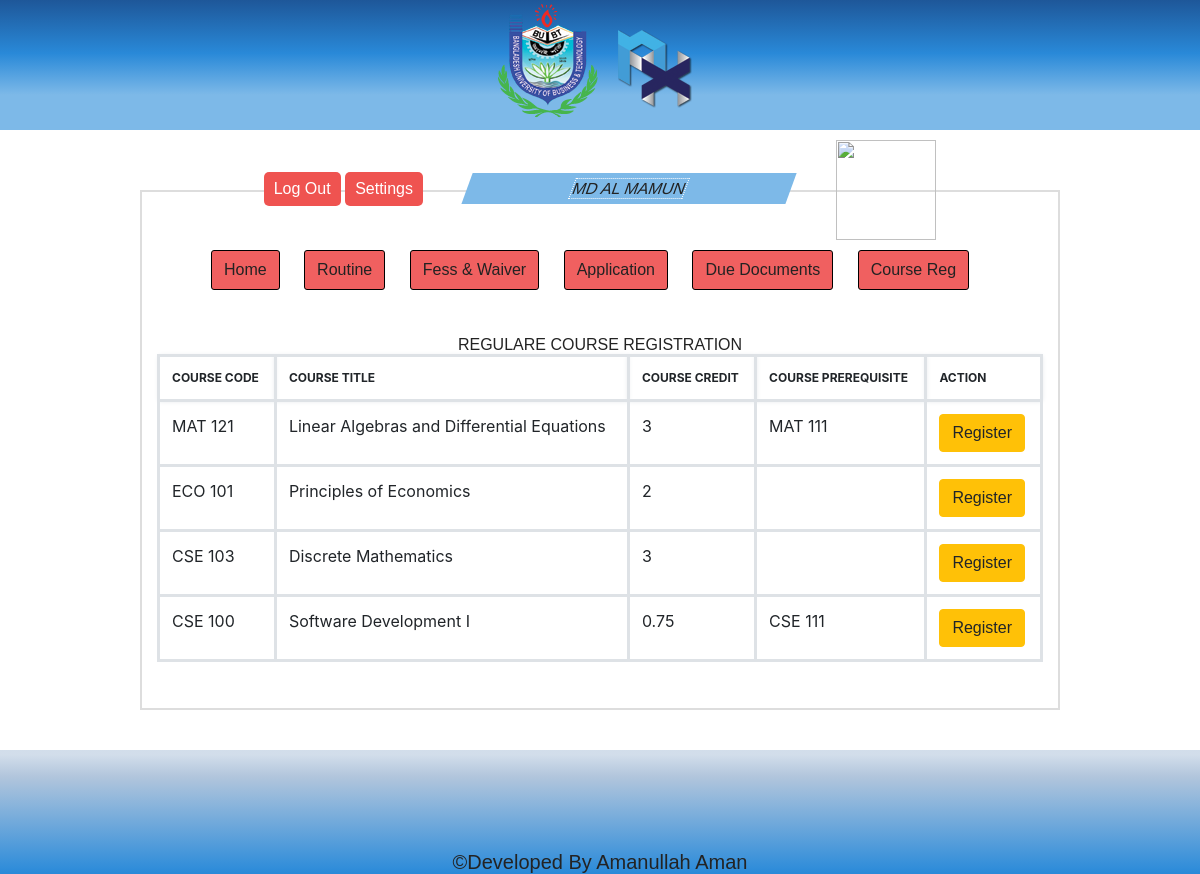
/student/std_chang_password.php (signed in), run on the app's committed database.
### tables this page shows
CREATE TABLE `courses` (
  `course_id` int(11) NOT NULL,
  `course_code` varchar(255) NOT NULL,
  `course_title` varchar(255) NOT NULL,
  `course_dept_id` int(11) DEFAULT NULL,
  `course_dept_name` varchar(255) NOT NULL,
  `course_batch_type` varchar(255) NOT NULL,
  `course_credits` double NOT NULL,
  `course_prerequisites` varchar(11) DEFAULT NULL,
  `cost_per_credit` int(11) NOT NULL,
  `course_total_cost` int(11) NOT NULL,
  `course_pdf` varchar(255) NOT NULL,
  `course_status` varchar(255) NOT NULL DEFAULT 'Running',
  `course_guiding` text
);

### student/std_chang_password.php (the view, shortened to what this page needs)
<?php include "includes/std_header.php"; ?>
<?php
global $connection;
 ?>
    <div class="section-padding anex-bg">
        <div class="header-area">
            <div class="logo-area text-center">
                <a href=""><img src="assets/img/osis_logo.png" alt=""></a>
            </div>
        </div>
        <div class="container">
            <div class="row">
                <div class="col-md-10 offset-md-1">
                    <div class="info-area-wrapper">
                        <div class="info-area-innner">
                            <div class="namebar text-center">
                                <div class="anex-btns">
                                    <a href="" class="anex-btn log-out-btn">log out</a>
                                    <a href="" class="anex-btn settings-btn">settings</a>
                                </div>
                                <div class="student-name">
                                    <h3><?php echo $_SESSION['std_name']; ?></h3>
                                </div>
                                <div class="student-pic">
                                    <img width="100" height="100" src="../admin/assets/tchrimages/<?php echo $_SESSION['std_image'] ?>" alt="">
                                </div>
                            </div>
                            <div class="stident-info-menu">
                                <ul class="menu-list">
                                    <li><a href="index.php">Home</a></li>
                                    <li><a href="std_rtn.php">Routine</a></li>
                                    <li><a href="">Fess & waiver</a></li>
                                     <li><a href="">Application</a></li>
                                    <li><a href="">Due Documents</a></li>
                                    <li><a href="std_crs_reg.php">Course Reg</a></li>
                                </ul>
                            </div>
                            <div class="container">
                                 <div class="row">
                                     <div class="col-md-12">
                                        <h3 class="text-center">Regulare Course Registration</h3>
                                        <table class="table table-bordered table-hover">
                                            <thead>
                                                <tr>
                                                    <th>Course Code</th>
                                                    <th>Course Title</th>
                                                    <th>Course Credit</th>
                                                    <th>Course Prerequisite</th>
                                                    <th>Action</th>
                                                </tr>
                                            </thead>
                                             <tbody>
                  <?php
                    $std_id=$_SESSION['std_id'];
                    $std_dept_id=$_SESSION['std_dept_id'];
                    $std_intake_id=$_SESSION['std_intake_id'];
                      $query = "SELECT * FROM intake WHERE intake_dept_id=$std_dept_id AND intake_id = $std_intake_id";
                      $select_intake = mysqli_query($connection,$query);
                      if ($select_intake) {
                          $row = mysqli_fetch_array($select_intake);
                          $intake_offered_course_id = $row['intake_offered_course_id'];
                        $arr_ofrd = json_decode($intake_offered_course_id, true);
                          foreach ($arr_ofrd as $value) {
                              $course_query = "SELECT * FROM course_registration WHERE cr_course_id=$value AND cr_student_id='$std_id' ";
                              $course_query_rslt = mysqli_query($connection,$course_query);
                              if (mysqli_num_rows($course_query_rslt)<1) {
                                $course_query = "SELECT * FROM courses WHERE course_id=$value";
                              $course_query_rslt = mysqli_query($connection,$course_query);
                              if ($course_query_rslt) {
                                $row = mysqli_fetch_array($course_query_rslt);
                                    $course_id = $row['course_id'];
                                    $course_code = $row['course_code'];
                                    $course_title = $row['course_title'];
                                    $course_credits = $row['course_credits'];
                                    $course_prerequisites = $row['course_prerequisites'];
                                  echo "<tr>";
                                  echo "<td>$course_code</td>";
                                  echo "<td>$course_title</td>";
                                  echo "<td>$course_credits</td>";
                                  echo "<td>$course_prerequisites</td>";
    echo "<td><a href='std_crs_reg.php?reg_course_id={$course_id}'><button type='button' class='btn btn-warning'>Register</button></a></td>";
                                  echo "</tr>";
                              }else{
                                die("course_query_rslt failed ".mysqli_error($connection));
                              }
                              }else{
                                continue;
                              }
                          }
                      }else{
                        die(" select_intake failed ".mysqli_error($connection));
                      }
                   ?>
              </tbody>
            </table>
                                     </div>
                                 </div>
                             </div>
                        </div>
                    </div>
                </div>
            </div>
        </div>
    </div>
    <?php include "includes/std_footer.php"; ?>

### student/style.css (style rules this page uses)
.header-area { background: background: rgb(30, 87, 153); background: -moz-linear-gradient(top, rgba(30, 87, 153, 1) 0%, rgba(41, 137, 216, 1) 41%, rgba(125, 185, 232, 1) 73%); background: -webkit-linear-gradient(top, rgba(30, 87, 153, 1) 0%, rgba(41, 137, 216, 1) 41%, rgba(125, 185, 232, 1) 73%); background: linear-gradient(to bottom, rgba(30, 87, 153, 1) 0%, rgba(41, 137, 216, 1) 41%, rgba(125, 185, 232, 1) 73%); filter: progid:DXImageTransform.Microsoft.gradient( startColorstr='#1e5799', endColorstr='#7db9e8', GradientType=0); }
.namebar { margin-top: -82px; }
.anex-btns { display: inline-block; margin-right: 40px; }
.anex-btn { font-size: 16px; color: #fff; text-transform: capitalize; background: #EF5350; padding: 5px 10px; display: inline-block; border-radius: 5px; }
.student-pic { display: inline-block; }
.student-name { color: #8B1111; text-transform: capitalize; background: #7DB9E8; display: inline-block; transform: skewX(-20deg); padding: 0 100px; margin-right: 40px; }
.student-name h3 { font-size: 16px; border: 1px dotted #fff; margin: 5px; }
.info-area-wrapper { border: 2px solid #ddd; display: table; width: 100%; height: 100%; margin-top: 60px; }
.info-area-innner { display: table-cell; vertical-align: middle; }
.table th { text-transform: uppercase; border: 3px solid #dee2e6; font-size: 12px; box-shadow: 0 0 5px #dee2e6; }
.table td a { display: inline-block; font-size: 12px; color: blue; font-weight: 600; }
.table-bordered td { border: 3px solid #dee2e6; }
.menu-list li { display: inline-block; font-size: 16px; text-transform: capitalize; border: 1px solid #000; border-radius: 3px; padding: 7px 12px; transition: .3s; margin-top: 10px; margin-right: 20px; background: #F06060; }
.menu-list li a { display: block; color: #222; }
ul.menu-list { text-align: center; margin-bottom: 45px; }
* { margin: 0; padding: 0; }
ol, ul { list-style: none; }
a, a:hover { text-decoration: none; font-family: 'Francois One', sans-serif; font-weight: 400; }
h1, h2, h3, h4, h5, h6, p, ol, ul, li, img, address, figure, figcaption { margin-top: 0; margin-bottom: 0; }
h3 { font-size: 16px; color: #232323; text-transform: uppercase; font-family: 'Francois One', sans-serif; font-weight: 400; }
img { max-width: 100%; }

### data on the page
courses: course_code "MAT 121", course_title "Linear Algebras and Differential Equations", course_credits "3", course_prerequisites "MAT 111"
courses: course_code "ECO 101", course_title "Principles of Economics", course_credits "2"
courses: course_code "CSE 103", course_title "Discrete Mathematics", course_credits "3"
courses: course_code "CSE 100", course_title "Software Development I", course_credits "0.75", course_prerequisites "CSE 111"

### other printed values
$_SESSION['std_name'] "MD AL MAMUN"
